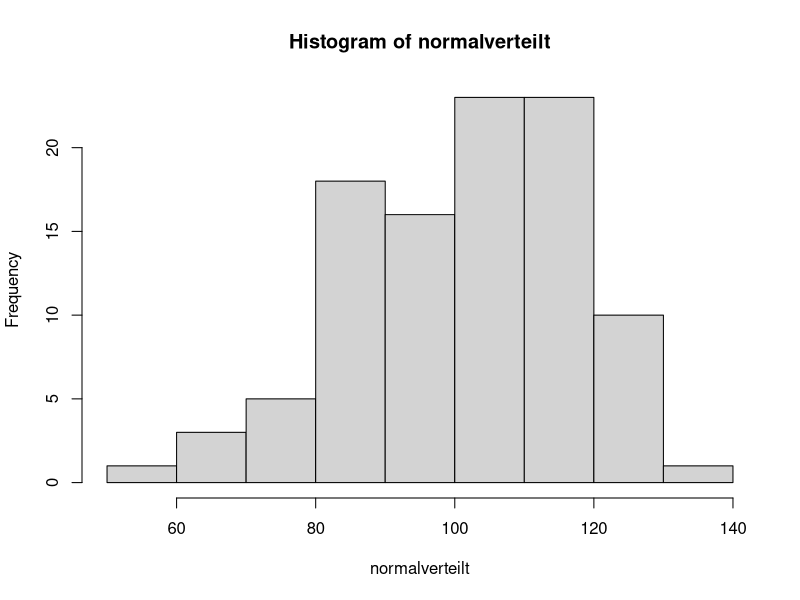
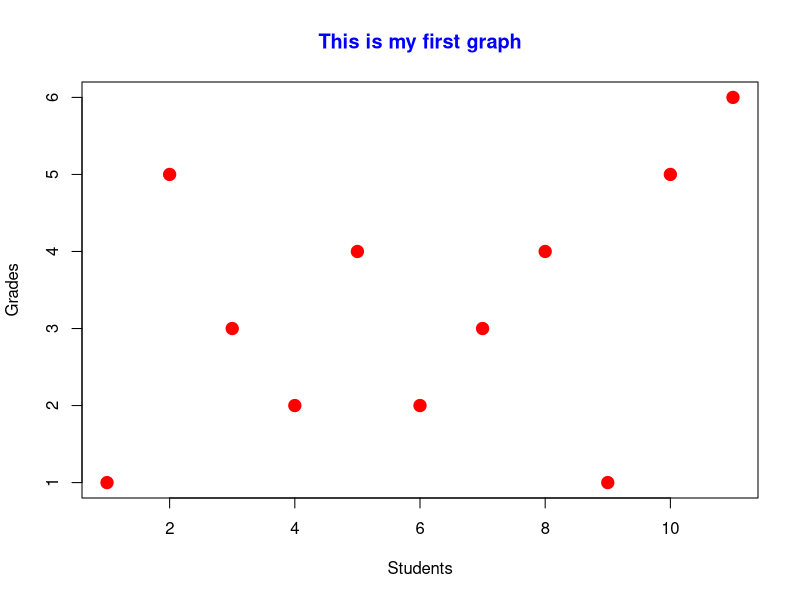

Reproduce these figures in R, in order.
## ---- chunk 1
tehilla = 54
tehilla

age_obj = 35
age_obj_2 = 1
Ich_werde_nächstes_Jahr_X_sein =  age_obj + age_obj_2
print(c("Ich werde, nächstes Jahr,", Ich_werde_nächstes_Jahr_X_sein, "Jahre alt"))
## ---- chunk 2
# Adding two numeric vectors element-wise
vector1 <- c(1, 2, 3, 4, 5)
vector2 <- c(6, 7, 8, 9, 10)
result_vector <- vector1 + vector2
print(result_vector)
## ---- chunk 3
numerischer_vektor = c(1, 2, 3, 4, 5)
character_vektor = c("Apfel", "Banane", "Kirsche")
## ---- chunk 4
x = 5    # numerisch, speziell eine Ganzzahl
y = 5.5  # numerisch, speziell eine Dezimalzahl
z = x*y  # numeric, specifically a double. a multiplication of x and y
typeof(z)
## ---- chunk 5
name = "John Doe"
name

name_empty = "insert your name"
name_empty
## ---- chunk 6
flag = TRUE
flag

is_dog_a_cat =  FALSE
is_dog_a_cat

3>4
3==4
3<4
## ---- chunk 7
geschlecht = factor(c("Männlich", "Weiblich", "Weiblich", "Männlich"))

geschlecht

levels(geschlecht)
## ---- chunk 8
# Erstellen Sie zwei numerische Vektoren
vektor1 <- c(1, 2, 3)
vektor2 <- c(4, 5, 6)

# Kombinieren Sie die Vektoren, um eine Matrix zu erstellen
matrix1 <- cbind(vektor1, vektor2)
print(matrix1)
## ---- chunk 9
meine_liste = list(name = "Alice", alter = 25, punkte = c(85, 90, 92))
meine_liste
## ---- chunk 10
# Einen numerischen Vektor erstellen
zahlen = c(5, 10, 15, 20, 25)

# Die Funktion c() wird sehr oft verwendet. Sie fügt Elemente zu einem Vektor zusammen.
zahlen
## ---- chunk 11
# Den Mittelwert berechnen
durchschnitt = mean(zahlen)

# Das Ergebnis ausgeben
print(durchschnitt)
## ---- chunk 12
calculate_mean <- function(vector) {
  # Calculate the mean
  result <- sum(vector) / length(vector)
  
  return(result)
}
## ---- chunk 13
seq(from = 1, to = 10, by = 1)
seq(from = 1, to = 10, length.out = 5)
## ---- chunk 14
rnorm(n = 10, mean = 0, sd = 1) 
## ---- chunk 15
normalverteilt = rnorm(n = 100, mean = 100, sd = 15)
hist(normalverteilt) 
## ---- chunk 16
# Addition
ergebnis_addition <- 5 + 3
print(ergebnis_addition)

# Subtraktion
ergebnis_subtraktion <- 10 - 4
print(ergebnis_subtraktion)

# Multiplikation
ergebnis_multiplikation <- 6 * 7
print(ergebnis_multiplikation)

# Division
ergebnis_division <- 15 / 3
print(ergebnis_division)

# Potenzierung
ergebnis_potenzierung <- 2^3
print(ergebnis_potenzierung)
## ---- chunk 17
# Werte Variablen zu
x <- 5
y <- 3

# Berechnungen mit Variablen durchführen
ergebnis_summe <- x + y
ergebnis_differenz <- x - y

# Ergebnisse ausgeben
print(ergebnis_summe)
print(ergebnis_differenz)
## ---- chunk 18
# Vektoren erstellen
vektor1 <- c(1, 2, 3, 4, 5)
vektor2 <- c(6, 7, 8, 9, 10)

# Vektoren elementweise addieren
vektor_summe <- vektor1 + vektor2
print(vektor_summe)

# Vektoren elementweise multiplizieren
vektor_produkt <- vektor1 * vektor2
print(vektor_produkt)

## ---- chunk 19
# Eine Sequenz von Zahlen generieren
sequenz <- 1:10
print(sequenz)

# Eine Sequenz mit festgelegtem Schritt erstellen
sequenz_schritt <- seq(1, 10, by = 2)
print(sequenz_schritt)
## ---- chunk 20
# Die Quadratwurzel berechnen
sqrt_ergebnis <- sqrt(25)
print(sqrt_ergebnis)

# Den absoluten Wert berechnen
absolutwert <- abs(-10)
print(absolutwert)

# Das Maximum und Minimum finden
maximalwert <- max(3, 7, 1, 8, 5)
minimalwert <- min(3, 7, 1, 8, 5)
print(maximalwert)
print(minimalwert)

## ---- chunk 21
noten = c(1, 5, 3, 2, 4, 2, 3, 4, 1, 5, 6)
Durchschnitt_noten = mean(noten)
Durchschnitt_noten
## ---- chunk 22
namen = c("jake", "john", "clara", "manos", "tehilla",
           "laura", "jenny", "carlos", "maria", "kate")
## ---- chunk 23
anwesenheit = c(TRUE, TRUE, TRUE, TRUE, FALSE,
                 TRUE, TRUE, TRUE, TRUE, FALSE)
## ---- chunk 24
      plot(noten, col='red',type='p', pch=19,lwd=2,cex=1.5,
      main="This is my first graph",
      col.main='blue',xlab="Students",ylab="Grades")
